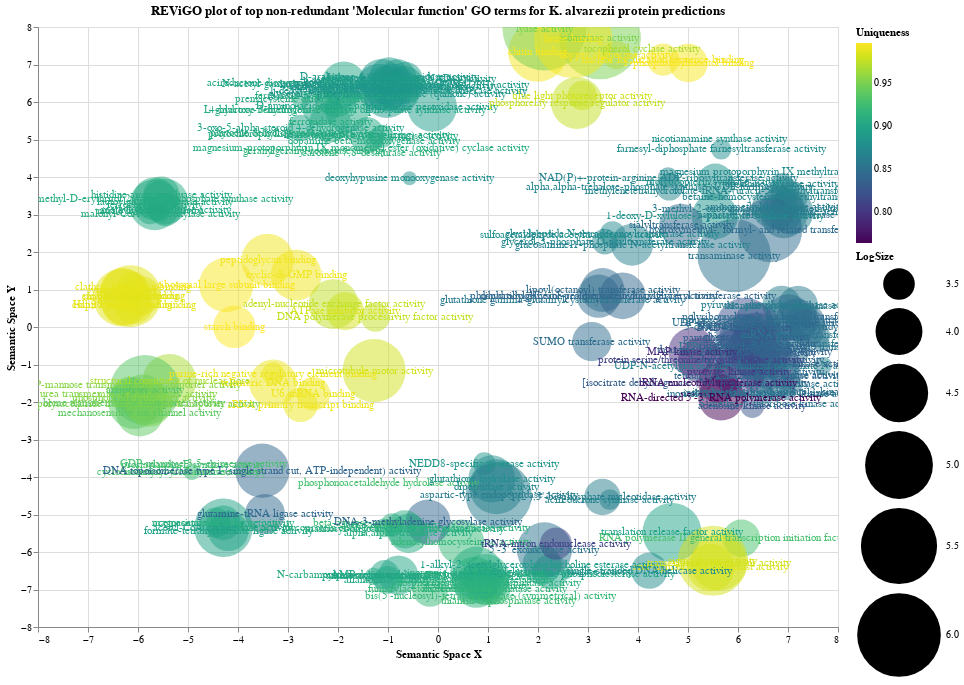

Write notebook code for a chart like this one.
### Code cell
# Plot graphs for each category of GO term separately
category = "Molecular function"
df = master_df[master_df["Subontology"] == category]

base = alt.Chart(df).mark_point(filled=True, fillOpacity=0.5).encode(
    y=alt.Y('PlotY', title="Semantic Space Y"),
    x=alt.X('PlotX', title="Semantic Space X"),
    size=alt.Size('LogSize', scale=alt.Scale(base=0, domain=[3.5,6], range=[1000, 7000])),
    color=alt.Color('Uniqueness', scale=alt.Scale(scheme='viridis')),
    tooltip=["TermID", "Name", "Frequency", "LogSize", "Uniqueness", "Dispensability"]
)

text = alt.Chart(df).mark_text().encode(
    y=alt.Y('PlotY', title="Semantic Space Y"),
    x=alt.X('PlotX', title="Semantic Space X"),
    color=alt.Color('Uniqueness', scale=alt.Scale(scheme='viridis')),
    text="Name"
)

plot = alt.layer(base, text).properties(
    title=f"REViGO plot of top non-redundant '{category}' GO terms for K. alvarezii protein predictions",
    height=600,
    width=800
).interactive()

plot

### Figure 1 — Vega-Lite specification as saved in the notebook (floating-point values rounded to 4 significant figures; data arrays with more than 128 entries replaced by an {"elided": "..."} marker saying what was removed)
{"config": {"view": {"continuousWidth": 400, "continuousHeight": 300}}, "layer": [{"mark": {"type": "point", "fillOpacity": 0.5, "filled": true}, "encoding": {"color": {"type": "quantitative", "field": "Uniqueness", "scale": {"scheme": "viridis"}}, "size": {"type": "quantitative", "field": "LogSize", "scale": {"base": 0, "domain": [3.5, 6], "range": [1000, 7000]}}, "tooltip": [{"type": "nominal", "field": "TermID"}, {"type": "nominal", "field": "Name"}, {"type": "quantitative", "field": "Frequency"}, {"type": "quantitative", "field": "LogSize"}, {"type": "quantitative", "field": "Uniqueness"}, {"type": "quantitative", "field": "Dispensability"}], "x": {"type": "quantitative", "field": "PlotX", "title": "Semantic Space X"}, "y": {"type": "quantitative", "field": "PlotY", "title": "Semantic Space Y"}}, "selection": {"selector006": {"type": "interval", "bind": "scales", "encodings": ["x", "y"]}}}, {"mark": "text", "encoding": {"color": {"type": "quantitative", "field": "Uniqueness", "scale": {"scheme": "viridis"}}, "text": {"type": "nominal", "field": "Name"}, "x": {"type": "quantitative", "field": "PlotX", "title": "Semantic Space X"}, "y": {"type": "quantitative", "field": "PlotY", "title": "Semantic Space Y"}}}], "data": {"name": "data-1768a3b232af4a2eeb750db4c66528f3"}, "height": 600, "title": "REViGO plot of top non-redundant 'Molecular function' GO terms for K. alvarezii protein predictions", "width": 800, "$schema": "https://vega.github.io/schema/vega-lite/v4.8.1.json", "datasets": {"data-1768a3b232af4a2eeb750db4c66528f3": {"elided": "624 records"}}}
